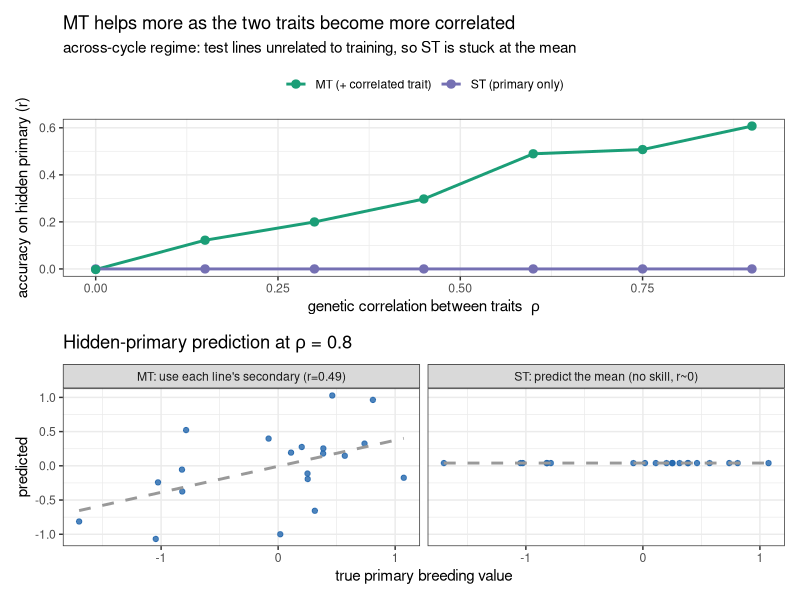

The R source for this figure:
#!/usr/bin/env Rscript
# Toy for Lesson 12: a correlated SECONDARY trait (known on the test lines) rescues
# prediction of a PRIMARY trait when relatedness can't help (the across-cycle regime).
# We model the hard case: test lines are a NEW family, UNRELATED to training, so a
# relatedness-only single-trait (ST) model can only guess the mean -> accuracy ~0.
# A multi-trait (MT) model leans on each test line's own measured secondary trait.
suppressMessages({library(ggplot2); library(patchwork); library(MASS)})
set.seed(8)

sim_once <- function(rho, n = 60, h2 = 0.5) {
  Sg <- matrix(c(1, rho, rho, 1), 2)              # genetic covariance of the 2 traits
  G  <- mvrnorm(n, c(0, 0), Sg)                   # true breeding values g1, g2
  Ve <- (1 - h2) / h2                             # residual var to hit target h2
  y1 <- G[,1] + rnorm(n, 0, sqrt(Ve))             # primary phenotype
  y2 <- G[,2] + rnorm(n, 0, sqrt(Ve))             # secondary phenotype
  trn <- 1:40; tst <- 41:n                        # test = a NEW, unrelated family
  # ST: no relatives in training -> best guess is the training mean -> ~0 correlation
  predST <- rep(mean(y1[trn]), length(tst))
  # MT: learn how y2 tracks the primary on training, apply to test (y2 is KNOWN on test!)
  b <- coef(lm(y1[trn] ~ y2[trn]))                # primary ~ secondary
  predMT <- b[1] + b[2] * y2[tst]
  c(ST = suppressWarnings(cor(predST, G[tst,1])),
    MT = cor(predMT, G[tst,1]))
}

# accuracy vs genetic correlation rho (average several reps)
rhos <- seq(0, 0.9, 0.15)
acc <- t(sapply(rhos, function(r) rowMeans(replicate(40, sim_once(r)))))
df <- data.frame(rho = rep(rhos, 2),
                 acc = c(acc[,"ST"], acc[,"MT"]),
                 model = rep(c("ST (primary only)", "MT (+ correlated trait)"), each = length(rhos)))
df$acc[is.na(df$acc)] <- 0
cat("accuracy vs genetic correlation:\n"); print(round(acc, 2))

pA <- ggplot(df, aes(rho, acc, color = model)) +
  geom_line(linewidth = 1) + geom_point(size = 2.5) +
  scale_color_manual(values = c("ST (primary only)" = "#7570b3", "MT (+ correlated trait)" = "#1b9e77"), name = NULL) +
  labs(title = "MT helps more as the two traits become more correlated",
       subtitle = "across-cycle regime: test lines unrelated to training, so ST is stuck at the mean",
       x = expression("genetic correlation between traits  "*rho), y = "accuracy on hidden primary (r)") +
  theme_bw(base_size = 11) + theme(legend.position = "top")

# one detailed scatter at rho = 0.8
set.seed(8); Sg <- matrix(c(1,.8,.8,1),2); n<-60; h2<-.5; Ve<-(1-h2)/h2
G <- mvrnorm(n,c(0,0),Sg); y1<-G[,1]+rnorm(n,0,sqrt(Ve)); y2<-G[,2]+rnorm(n,0,sqrt(Ve))
trn<-1:40; tst<-41:n; b<-coef(lm(y1[trn]~y2[trn]))
sc <- rbind(
  data.frame(obs=G[tst,1], pred=mean(y1[trn]),       m="ST: predict the mean (no skill, r~0)"),
  data.frame(obs=G[tst,1], pred=b[1]+b[2]*y2[tst],   m=sprintf("MT: use each line's secondary (r=%.2f)", cor(b[1]+b[2]*y2[tst],G[tst,1]))))
pB <- ggplot(sc, aes(obs, pred)) + geom_point(color="#2166AC", alpha=.8) +
  geom_smooth(method="lm", se=FALSE, color="grey60", linetype="dashed") + facet_wrap(~m) +
  labs(title=expression("Hidden-primary prediction at "*rho*" = 0.8"),
       x="true primary breeding value", y="predicted") + theme_bw(base_size=11)

ggsave("../figures/19_toy_multitrait.png", (pA/pB)+plot_layout(heights=c(1,1)), width=8.5, height=7.5, dpi=120)
cat("Wrote figures/19_toy_multitrait.png\n")
